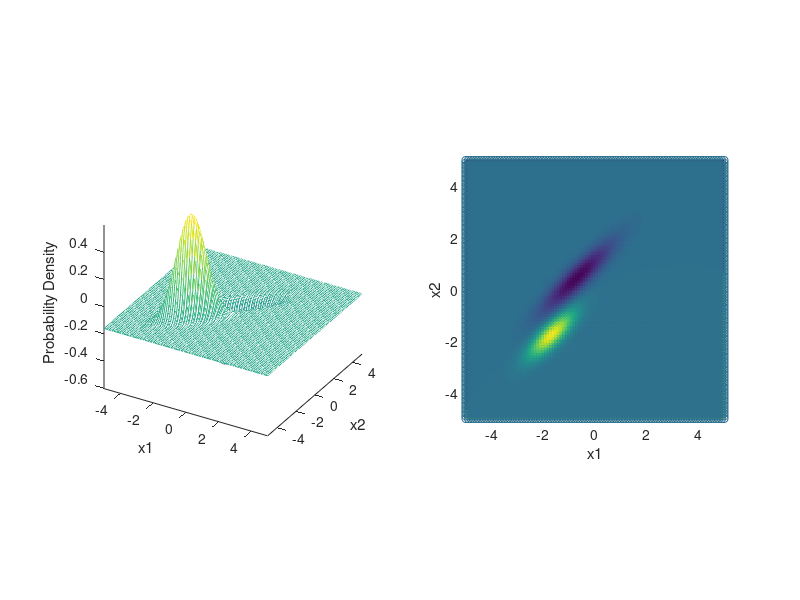

MATLAB code for this plot: (Note: this script raises an error after producing the figure.)

gaus = @(X,s,m) exp(-0.5 * ((X - m)./s).^2) ./ (sqrt(2*pi) .* s);
lle = @(X,N,s,m) (-N/2)*log(2*pi) - N*log(s) - 1./(2*s'*s)*(X - m)'*(X - m);

X_1D = -5:.1:5;
X_set = cat(1,X_1D,X_1D);
N = size(X_set,1);
g = nan(size(X_set,1));

sigma1 = cov(rand(100,2))+rand;
mu1 = 5*rand(1,N)-2.5;

sigma2 = cov(rand(100,2))+rand;
mu2 = 5*rand(1,N)-2.5;

thresh = rand;

figure;
subplot(1,2,1)
hold on
axis square
[X1,X2] = meshgrid(X_1D,X_1D);
F = mvnpdf([X1(:) X2(:)],mu1,sigma1) - mvnpdf([X1(:) X2(:)],mu2,sigma2) -thresh;
F = reshape(F,length(X_1D),length(X_1D));

mesh(X_1D,X_1D,F);
caxis([min(F(:))-.5*range(F(:)),max(F(:))]);
axis([min(X_1D) max(X_1D) min(X_1D) max(X_1D) min(F(:)) max(F(:))])
xlabel('x1'); ylabel('x2'); zlabel('Probability Density');
view(30, 30)

C = mvnpdf([X1(:) X2(:)],mu1,sigma1) > mvnpdf([X1(:) X2(:)],mu2,sigma2);
C = reshape(C,length(X_1D),length(X_1D))+0;

x1 = repmat(X_1D,size(X_1D,2),1);
x2 = repmat(X_1D',1,size(X_1D,2));
subplot(1,2,2)
hold on
axis square
imagesc('XData',X_1D,'YData',X_1D,'CData',C)
scatter(x1(:),x2(:),[],F(:)-min(F(:)))
axis([min(X_1D) max(X_1D) min(X_1D) max(X_1D)])
xlabel('x1'); ylabel('x2');

% s1 = [3 1;1 3];
% s2 = [1 .5;.5 1];
% m1 = [5 10];
% m2 = [-5 10];
% N = 2;
% cmap = [1 0 0;0 0 1;0 0 0];
% 
% figure;
% hold on
% plot(m1(1),m1(2),'o','color',cmap(1,:))
% plot(m2(1),m2(2),'o','color',cmap(2,:))
% 
% for samples = 1:100
% X = randi([-10 10],1,N);
% y= -N*log(s1)+N*log(s2) - (2*s1^2)^-1*sum(X-m1).^2 + (2*s2^2)^-1*sum(X-m2).^2;
% plot(X(1),X(2),'o','color',cmap(1+(y==1),:))
% end

%% 3.2
n_reps = 50;
N_set = [10 20 100];
P_set = 10;
e_con = nan(size(P_set,2),size(N_set,2),n_reps);

for N = N_set;
for P = P_set;
X = rand(N,P);
y0 = randi([-1 1],P,1);

w_all = [];
e_all = [];
for rep = 1:n_reps
[w, converged, epochs, error_history] = perceptron(X,y0);
w_all = cat(2,w_all,w);
e_all = cat(2,e_all,error_history);

e_con(P==P_set,N==N_set,rep) = epochs;
end
end
end

figure('position',[50 50 300 300]);
hold on
plot(N_set,squeeze(nanmean(e_con(1,:,:),3)),'or')
plot(N_set,squeeze(e_con(1,:,:)),'.k')
legend('mean','all data','location','southeast')
ylabel('Number of Epochs')
xlabel('N')
xlim([0 110])
large_text
axis square

%% 3.3
n_reps = 20;
N_set = [5 20 100];
P_set = .5:.5:2.5;
e_con = nan(size(P_set,2),size(N_set,2),n_reps);
converged_all = nan(size(P_set,2),size(N_set,2),n_reps);
legend_labs = [];

figure;
hold on
cmap = parula(1+size(N_set,2));

for N = N_set;
P_set_current = round(N*P_set);
for P = P_set_current;
for rep = 1:n_reps
X = rand(N,P);
y0 = randi([-1 1],P,1);
[~, converged, epochs, ~] = perceptron(X,y0);
converged_all(P==P_set_current,N==N_set,rep) = converged;
e_con(P==P_set_current,N==N_set,rep) = epochs;
end
plot((P/N),squeeze(nanmean(converged_all(P==P_set_current,N==N_set,:))),'o','color',cmap(N==N_set,:))
drawnow
end
legend_labs = cat(2,legend_labs,{['N = ' num2str(N)]});
end
ylabel('fraction converged')
xlabel('alpha')
xlim([0 3])
large_text
legend(num2str(N_set(1)))
axis square


%% 3.4a-b ADAPTRON
% Adatron
% X [ NxP] : P samples of dim=N
% y0 [Px1]: labels vector of P samples
% alpha [Px1] : SVM coef

load('/Users/Laura/Desktop/MCB131/code/data_10D.mat')

n_reps = 50;
P_set = [10 50 100 300];
perc_train = nan(size(P_set,2),n_reps);
perc_test = nan(size(P_set,2),n_reps);
num_svs = nan(size(P_set,2),n_reps);

for P = P_set;
    for rep = 1:n_reps
        ind_all = 1:size(X,2);
        ind_train = ind_all(randperm(size(X,2),P));
        ind_test = ind_all(~ismember(1:size(X,2),ind_train));
        
        X_train = X(:,ind_train);
        y_train = y0(ind_train);
        
        X_test = X(:,ind_test);
        y_test = y0(ind_test);
        
        alpha = adatron( X_train , y_train);
        num_svs(P==P_set,rep) = sum(alpha>0);
        
        w =  (alpha' .* y_train' ) * X_train';
        
        pred_train = sign(w*X_train)';
        pred_test = sign(w*X_test)';
        
        perc_train(P==P_set,rep) = sum(pred_train - y_train == 0)/size(y_train,1);
        perc_test(P==P_set,rep) = sum(pred_test - y_test == 0)/size(y_test,1);
    end
end

figure;
hold on
plot(P_set,num_svs,'.k')
plot(P_set,nanmean(num_svs,2),'o-r')
axis square
title('adaptron')
ylabel('number of support vectors')
xlabel('P')

figure;
subplot(1,2,1)
hold on
plot(P_set,perc_test,'.k')
plot(P_set,nanmean(perc_test,2),'o-r')
axis square
title('adaptron')
ylabel('testing accuracy')
xlabel('P')

%% 3.4c

load('/Users/Laura/Desktop/MCB131/code/data_10D.mat')

n_reps = 50;
P_set = [10 50 100 300];
perc_train = nan(size(P_set,2),n_reps);
perc_test = nan(size(P_set,2),n_reps);
num_svs = nan(size(P_set,2),n_reps);

for P = P_set;
    for rep = 1:n_reps
        ind_all = 1:size(X,2);
        ind_train = ind_all(randperm(size(X,2),P));
        ind_test = ind_all(~ismember(1:size(X,2),ind_train));
        
        X_train = X(:,ind_train);
        y_train = y0(ind_train);
        
        X_test = X(:,ind_test);
        y_test = y0(ind_test);
        
        [w, ~, ~, ~] = perceptron(X_train,y_train);
        
        pred_train = sign(w'*X_train)';
        pred_test = sign(w'*X_test)';
        
        perc_train(P==P_set,rep) = sum(pred_train - y_train == 0)/size(y_train,1);
        perc_test(P==P_set,rep) = sum(pred_test - y_test == 0)/size(y_test,1);
    end
end

subplot(1,2,2)
hold on
plot(P_set,perc_test,'.k')
plot(P_set,nanmean(perc_test,2),'o-r')
axis square
title('perceptron')
ylabel('testing accuracy')
xlabel('P')
